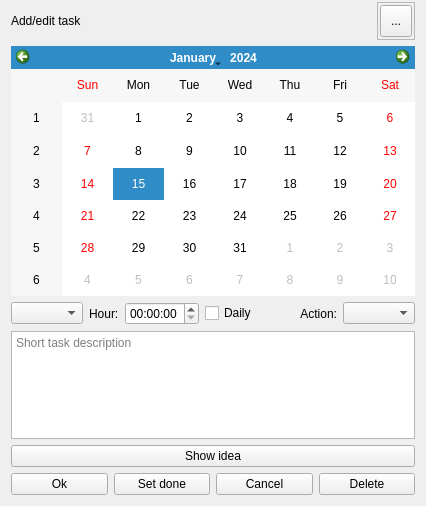
<?xml version="1.0" encoding="UTF-8"?>
<ui version="4.0">
 <class>Form</class>
 <widget class="QWidget" name="Form">
  <property name="geometry">
   <rect>
    <x>0</x>
    <y>0</y>
    <width>426</width>
    <height>506</height>
   </rect>
  </property>
  <property name="windowTitle">
   <string>Task</string>
  </property>
  <property name="windowIcon">
   <iconset resource="../resources.qrc">
    <normaloff>:/icons/icons/png/tray.png</normaloff>:/icons/icons/png/tray.png</iconset>
  </property>
  <property name="windowOpacity">
   <double>0.950000000000000</double>
  </property>
  <layout class="QGridLayout" name="gridLayout_4">
   <property name="topMargin">
    <number>0</number>
   </property>
   <item row="1" column="0">
    <layout class="QGridLayout" name="gridLayout_3">
     <item row="2" column="0">
      <layout class="QHBoxLayout" name="horizontalLayout_3">
       <item>
        <layout class="QHBoxLayout" name="horizontalLayout_4">
         <item>
          <widget class="QComboBox" name="comboBox_priority"/>
         </item>
         <item>
          <widget class="QLabel" name="label_5">
           <property name="text">
            <string>Hour:</string>
           </property>
          </widget>
         </item>
         <item>
          <widget class="QTimeEdit" name="timeEdit"/>
         </item>
        </layout>
       </item>
       <item>
        <widget class="QCheckBox" name="checkBox_cyclic">
         <property name="styleSheet">
          <string notr="true"/>
         </property>
         <property name="text">
          <string>Daily</string>
         </property>
        </widget>
       </item>
       <item>
        <widget class="QLabel" name="label_6">
         <property name="text">
          <string>Action:</string>
         </property>
         <property name="alignment">
          <set>Qt::AlignRight|Qt::AlignTrailing|Qt::AlignVCenter</set>
         </property>
        </widget>
       </item>
       <item>
        <widget class="QComboBox" name="comboBox_event"/>
       </item>
      </layout>
     </item>
     <item row="3" column="0">
      <widget class="QPlainTextEdit" name="plainTextEdit">
       <property name="minimumSize">
        <size>
         <width>300</width>
         <height>70</height>
        </size>
       </property>
       <property name="placeholderText">
        <string>Short task description</string>
       </property>
      </widget>
     </item>
     <item row="1" column="0">
      <widget class="QCalendarWidget" name="calendarWidget">
       <property name="minimumSize">
        <size>
         <width>300</width>
         <height>250</height>
        </size>
       </property>
       <property name="locale">
        <locale language="English" country="UnitedStates"/>
       </property>
      </widget>
     </item>
     <item row="5" column="0">
      <layout class="QHBoxLayout" name="horizontalLayout_5">
       <item>
        <widget class="QPushButton" name="pushButton_ok">
         <property name="text">
          <string>Ok</string>
         </property>
        </widget>
       </item>
       <item>
        <widget class="QPushButton" name="pushButton_done">
         <property name="text">
          <string>Set done</string>
         </property>
        </widget>
       </item>
       <item>
        <widget class="QPushButton" name="pushButton_cancel">
         <property name="text">
          <string>Cancel</string>
         </property>
        </widget>
       </item>
       <item>
        <widget class="QPushButton" name="pushButton_delete">
         <property name="text">
          <string>Delete</string>
         </property>
        </widget>
       </item>
      </layout>
     </item>
     <item row="4" column="0">
      <widget class="QPushButton" name="pushButton_show_idea">
       <property name="text">
        <string>Show idea</string>
       </property>
      </widget>
     </item>
    </layout>
   </item>
   <item row="0" column="0">
    <layout class="QHBoxLayout" name="horizontalLayout" stretch="0,0,0">
     <property name="spacing">
      <number>0</number>
     </property>
     <property name="sizeConstraint">
      <enum>QLayout::SetDefaultConstraint</enum>
     </property>
     <property name="topMargin">
      <number>2</number>
     </property>
     <item>
      <widget class="QLabel" name="label_7">
       <property name="text">
        <string>Add/edit task</string>
       </property>
      </widget>
     </item>
     <item>
      <spacer name="horizontalSpacer">
       <property name="orientation">
        <enum>Qt::Horizontal</enum>
       </property>
       <property name="sizeType">
        <enum>QSizePolicy::Expanding</enum>
       </property>
       <property name="sizeHint" stdset="0">
        <size>
         <width>40</width>
         <height>20</height>
        </size>
       </property>
      </spacer>
     </item>
     <item>
      <widget class="QFrame" name="frame_2">
       <property name="minimumSize">
        <size>
         <width>38</width>
         <height>38</height>
        </size>
       </property>
       <property name="frameShape">
        <enum>QFrame::StyledPanel</enum>
       </property>
       <property name="frameShadow">
        <enum>QFrame::Raised</enum>
       </property>
       <layout class="QGridLayout" name="gridLayout_9">
        <property name="sizeConstraint">
         <enum>QLayout::SetDefaultConstraint</enum>
        </property>
        <property name="leftMargin">
         <number>0</number>
        </property>
        <property name="topMargin">
         <number>0</number>
        </property>
        <property name="rightMargin">
         <number>0</number>
        </property>
        <property name="bottomMargin">
         <number>0</number>
        </property>
        <property name="horizontalSpacing">
         <number>0</number>
        </property>
        <item row="0" column="0">
         <widget class="QToolButton" name="toolButton_close">
          <property name="minimumSize">
           <size>
            <width>32</width>
            <height>32</height>
           </size>
          </property>
          <property name="maximumSize">
           <size>
            <width>32</width>
            <height>32</height>
           </size>
          </property>
          <property name="toolTip">
           <string>Close</string>
          </property>
          <property name="styleSheet">
           <string notr="true"/>
          </property>
          <property name="text">
           <string>...</string>
          </property>
          <property name="icon">
           <iconset resource="../resources.qrc">
            <normaloff>:/icons/icons/png/cross.png</normaloff>:/icons/icons/png/cross.png</iconset>
          </property>
          <property name="iconSize">
           <size>
            <width>48</width>
            <height>48</height>
           </size>
          </property>
         </widget>
        </item>
       </layout>
      </widget>
     </item>
    </layout>
   </item>
  </layout>
 </widget>
 <resources>
  <include location="../resources.qrc"/>
 </resources>
 <connections/>
</ui>
